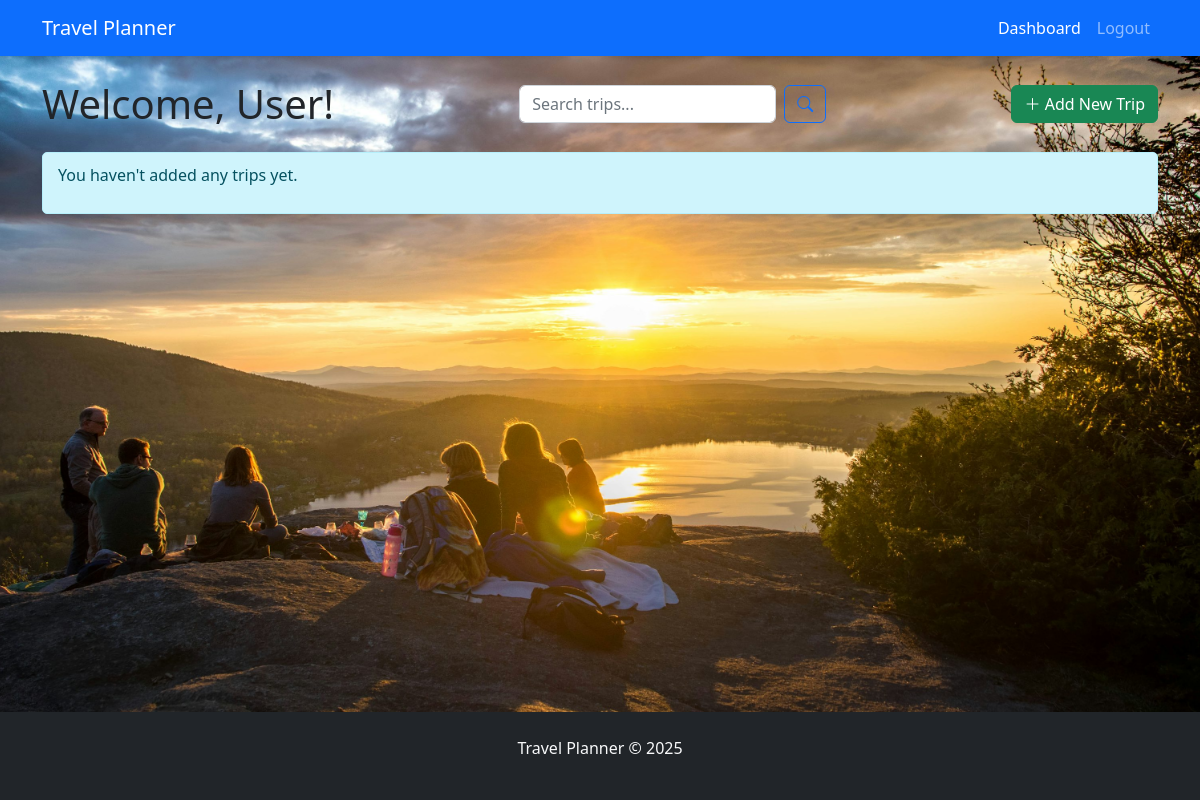
The app's page /pages/dashboard.php (signed in), older data.
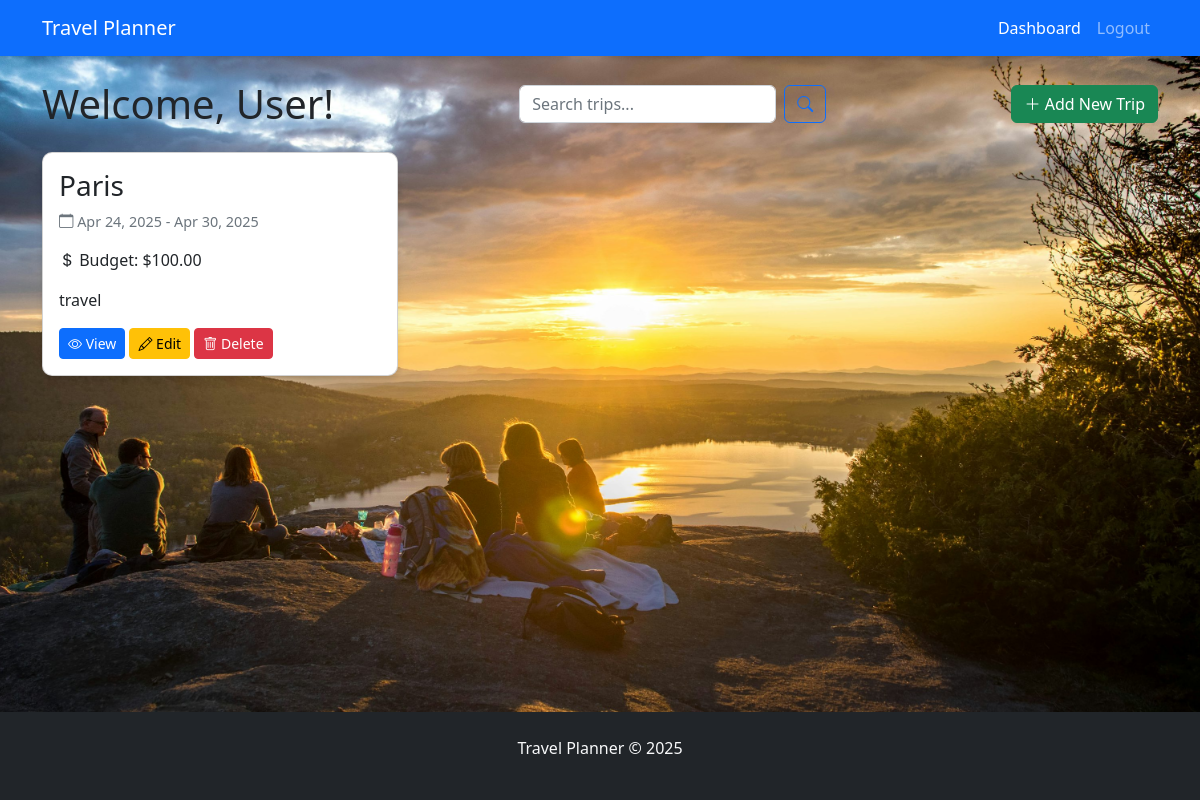
The same page, newer data.
### tables this page shows
CREATE TABLE `trips` (
  `trip_id` int(11) NOT NULL,
  `user_id` int(11) NOT NULL,
  `destination` varchar(100) NOT NULL,
  `start_date` date NOT NULL,
  `end_date` date NOT NULL,
  `description` text DEFAULT NULL,
  `budget` decimal(10,2) DEFAULT NULL,
  `created_at` timestamp NULL DEFAULT current_timestamp(),
  `updated_at` timestamp NULL DEFAULT current_timestamp() ON UPDATE current_timestamp()
);

### pages/dashboard.php (the view, shortened to what the changed rows need)
<?php
require_once "../db/connect.php";
$searchTerm = '';
$trips = [];
try {
    if (isset($_GET['search']) && !empty(trim($_GET['search']))) {
        $searchTerm = trim($_GET['search']);
        $stmt = $conn->prepare("SELECT * FROM trips WHERE user_id = ? AND (destination LIKE ? OR description LIKE ?) ORDER BY start_date DESC");
        $likeSearch = "%$searchTerm%";
        $stmt->execute([$_SESSION['user_id'], $likeSearch, $likeSearch]);
    } else {
        $stmt = $conn->prepare("SELECT * FROM trips WHERE user_id = ? ORDER BY start_date DESC");
        $stmt->execute([$_SESSION['user_id']]);
    }
    $trips = $stmt->fetchAll();
} catch (PDOException $e) {
    $error = "Error retrieving trips: " . $e->getMessage();
}
?>
<!DOCTYPE html>
<html lang="en">
<head>
    <link rel="stylesheet" href="https://cdn.jsdelivr.net/npm/bootstrap@5.2.3/dist/css/bootstrap.min.css">
    <link rel="stylesheet" href="https://cdn.jsdelivr.net/npm/bootstrap-icons@1.10.0/font/bootstrap-icons.css">
    <link rel="stylesheet" href="../css/style.css">
</head>
<body>
    <div class="container mt-4">
        <div class="d-flex flex-column flex-md-row justify-content-between align-items-start align-items-md-center mb-4 gap-3">
            <h1 class="mb-0" >Welcome, <?php echo htmlspecialchars($_SESSION['username']); ?>!</h1>
        </div>
        <?php if (isset($error)): ?>
            <div class="alert alert-danger"><?php echo $error; ?></div>
        <?php elseif (empty($trips)): ?>
            <div class="alert alert-info">
                <p><?php echo $searchTerm ? 'No trips matched your search.' : 'You haven\'t added any trips yet.'; ?></p>
            </div>
        <?php else: ?>
            <div class="row">
                <?php foreach ($trips as $trip): ?>
                    <div class="col-md-4">
                        <div class="card trip-card">
                            <div class="card-body">
                                <h3 class="card-title"><?php echo htmlspecialchars($trip['destination']); ?></h3>
                                <p class="trip-dates">
                                    <i class="bi bi-calendar"></i>
                                    <?php echo date('M d, Y', strtotime($trip['start_date'])); ?> -
                                    <?php echo date('M d, Y', strtotime($trip['end_date'])); ?>
                                </p>
                                <?php if (!empty($trip['budget'])): ?>
                                    <p><i class="bi bi-currency-dollar"></i> Budget: $<?php echo number_format($trip['budget'], 2); ?></p>
                                <?php endif; ?>
                                <?php if (!empty($trip['description'])): ?>
                                    <p class="card-text">
                                        <?php echo nl2br(htmlspecialchars(substr($trip['description'], 0, 100))); ?>
                                    </p>
                                <?php endif; ?>
                                <div class="mt-3">
                                    <a href="view_trips.php?id=<?php echo $trip['trip_id']; ?>" class="btn btn-sm btn-primary">
                                        <i class="bi bi-eye"></i> View
                                    </a>
                                    <a href="edit_trip.php?id=<?php echo $trip['trip_id']; ?>" class="btn btn-sm btn-warning">
                                        <i class="bi bi-pencil"></i> Edit
                                    </a>
                                    <a href="delete_trip.php?id=<?php echo $trip['trip_id']; ?>" class="btn btn-sm btn-danger"
                                       onclick="return confirm('Are you sure you want to delete this trip?');">
                                        <i class="bi bi-trash"></i> Delete
                                    </a>
                                </div>
                            </div>
                        </div>
                    </div>
                <?php endforeach; ?>
            </div>
        <?php endif; ?>
    </div>
</body>
</html>

Row changes from the older to the newer data that the page shows:
added trips: destination "Paris", start_date "Apr 24, 2025", end_date "Apr 30, 2025", budget "100.00", description "travel"
Text that changed along with them:
text no longer shown: "You haven ' t added any trips yet."
